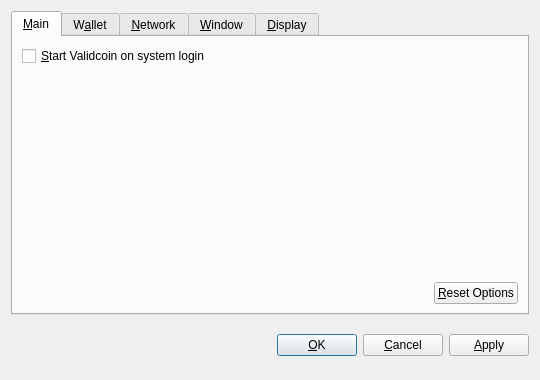
<?xml version="1.0" encoding="UTF-8"?>
<ui version="4.0">
 <class>OptionsDialog</class>
 <widget class="QDialog" name="OptionsDialog">
  <property name="geometry">
   <rect>
    <x>0</x>
    <y>0</y>
    <width>540</width>
    <height>380</height>
   </rect>
  </property>
  <property name="windowTitle">
   <string>Options</string>
  </property>
  <property name="modal">
   <bool>true</bool>
  </property>
  <layout class="QVBoxLayout" name="verticalLayout">
   <item>
    <widget class="QTabWidget" name="tabWidget">
     <property name="tabPosition">
      <enum>QTabWidget::North</enum>
     </property>
     <property name="currentIndex">
      <number>0</number>
     </property>
     <widget class="QWidget" name="tabMain">
      <attribute name="title">
       <string>&amp;Main</string>
      </attribute>
      <layout class="QVBoxLayout" name="verticalLayout_Main">
       <item>
        <widget class="QCheckBox" name="bitcoinAtStartup">
         <property name="toolTip">
          <string>Automatically start Validcoin after logging in to the system.</string>
         </property>
         <property name="text">
          <string>&amp;Start Validcoin on system login</string>
         </property>
        </widget>
       </item>
       <item>
        <spacer name="verticalSpacer_Main">
         <property name="orientation">
          <enum>Qt::Vertical</enum>
         </property>
         <property name="sizeHint" stdset="0">
          <size>
           <width>20</width>
           <height>40</height>
          </size>
         </property>
        </spacer>
       </item>
       <item>
        <layout class="QHBoxLayout" name="horizontalLayout_2_Main">
         <item>
          <spacer name="horizontalSpacer_2_Main">
           <property name="orientation">
            <enum>Qt::Horizontal</enum>
           </property>
           <property name="sizeHint" stdset="0">
            <size>
             <width>40</width>
             <height>20</height>
            </size>
           </property>
          </spacer>
         </item>
         <item>
          <widget class="QPushButton" name="resetButton">
           <property name="toolTip">
            <string>Reset all client options to default.</string>
           </property>
           <property name="text">
            <string>&amp;Reset Options</string>
           </property>
           <property name="autoDefault">
            <bool>false</bool>
           </property>
          </widget>
         </item>
        </layout>
       </item>
      </layout>
     </widget>
     <widget class="QWidget" name="tabWallet">
      <attribute name="title">
       <string>W&amp;allet</string>
      </attribute>
      <layout class="QVBoxLayout" name="verticalLayout_Network">
       <item>
        <widget class="QLabel" name="transactionFeeInfoLabel">
         <property name="text">
          <string>Optional transaction fee per kB that helps make sure your transactions are processed quickly. Most transactions are 1 kB.</string>
         </property>
         <property name="textFormat">
          <enum>Qt::PlainText</enum>
         </property>
         <property name="wordWrap">
          <bool>true</bool>
         </property>
        </widget>
       </item>
       <item>
        <layout class="QHBoxLayout" name="horizontalLayout_1_Main">
         <item>
          <widget class="QLabel" name="transactionFeeLabel">
           <property name="text">
            <string>Pay transaction &amp;fee</string>
           </property>
           <property name="textFormat">
            <enum>Qt::PlainText</enum>
           </property>
           <property name="buddy">
            <cstring>transactionFee</cstring>
           </property>
          </widget>
         </item>
         <item>
          <widget class="BitcoinAmountField" name="transactionFee"/>
         </item>
         <item>
          <spacer name="horizontalSpacer_1_Main">
           <property name="orientation">
            <enum>Qt::Horizontal</enum>
           </property>
           <property name="sizeHint" stdset="0">
            <size>
             <width>40</width>
             <height>20</height>
            </size>
           </property>
          </spacer>
         </item>
        </layout>
       </item>
       <item>
        <widget class="QLabel" name="label">
         <property name="text">
          <string>If you disable the spending of unconfirmed change, the change from a transaction cannot be used until that transaction has at least one confirmation. This also affects how your balance is computed.</string>
         </property>
         <property name="wordWrap">
          <bool>true</bool>
         </property>
        </widget>
       </item>
       <item>
        <widget class="QCheckBox" name="spendZeroConfChange">
         <property name="text">
          <string>Spend unconfirmed change  (experts only)</string>
         </property>
        </widget>
       </item>
       <item>
        <spacer name="verticalSpacer">
         <property name="orientation">
          <enum>Qt::Vertical</enum>
         </property>
         <property name="sizeHint" stdset="0">
          <size>
           <width>20</width>
           <height>40</height>
          </size>
         </property>
        </spacer>
       </item>
      </layout>
     </widget>
     <widget class="QWidget" name="tabNetwork">
      <attribute name="title">
       <string>&amp;Network</string>
      </attribute>
      <layout class="QVBoxLayout" name="verticalLayout_Network">
       <item>
        <widget class="QCheckBox" name="mapPortUpnp">
         <property name="toolTip">
          <string>Automatically open the Validcoin client port on the router. This only works when your router supports UPnP and it is enabled.</string>
         </property>
         <property name="text">
          <string>Map port using &amp;UPnP</string>
         </property>
        </widget>
       </item>
       <item>
        <widget class="QCheckBox" name="connectSocks">
         <property name="toolTip">
          <string>Connect to the Validcoin network through a SOCKS proxy (e.g. when connecting through Tor).</string>
         </property>
         <property name="text">
          <string>&amp;Connect through SOCKS proxy:</string>
         </property>
        </widget>
       </item>
       <item>
        <layout class="QHBoxLayout" name="horizontalLayout_Network">
         <item>
          <widget class="QLabel" name="proxyIpLabel">
           <property name="text">
            <string>Proxy &amp;IP:</string>
           </property>
           <property name="textFormat">
            <enum>Qt::PlainText</enum>
           </property>
           <property name="buddy">
            <cstring>proxyIp</cstring>
           </property>
          </widget>
         </item>
         <item>
          <widget class="QValidatedLineEdit" name="proxyIp">
           <property name="maximumSize">
            <size>
             <width>140</width>
             <height>16777215</height>
            </size>
           </property>
           <property name="toolTip">
            <string>IP address of the proxy (e.g. 127.0.0.1)</string>
           </property>
          </widget>
         </item>
         <item>
          <widget class="QLabel" name="proxyPortLabel">
           <property name="text">
            <string>&amp;Port:</string>
           </property>
           <property name="textFormat">
            <enum>Qt::PlainText</enum>
           </property>
           <property name="buddy">
            <cstring>proxyPort</cstring>
           </property>
          </widget>
         </item>
         <item>
          <widget class="QLineEdit" name="proxyPort">
           <property name="maximumSize">
            <size>
             <width>55</width>
             <height>16777215</height>
            </size>
           </property>
           <property name="toolTip">
            <string>Port of the proxy (e.g. 9050)</string>
           </property>
          </widget>
         </item>
         <item>
          <widget class="QLabel" name="socksVersionLabel">
           <property name="text">
            <string>SOCKS &amp;Version:</string>
           </property>
           <property name="textFormat">
            <enum>Qt::PlainText</enum>
           </property>
           <property name="buddy">
            <cstring>socksVersion</cstring>
           </property>
          </widget>
         </item>
         <item>
          <widget class="QValueComboBox" name="socksVersion">
           <property name="toolTip">
            <string>SOCKS version of the proxy (e.g. 5)</string>
           </property>
          </widget>
         </item>
         <item>
          <spacer name="horizontalSpacer_Network">
           <property name="orientation">
            <enum>Qt::Horizontal</enum>
           </property>
           <property name="sizeHint" stdset="0">
            <size>
             <width>40</width>
             <height>20</height>
            </size>
           </property>
          </spacer>
         </item>
        </layout>
       </item>
       <item>
        <spacer name="verticalSpacer_Network">
         <property name="orientation">
          <enum>Qt::Vertical</enum>
         </property>
         <property name="sizeHint" stdset="0">
          <size>
           <width>20</width>
           <height>40</height>
          </size>
         </property>
        </spacer>
       </item>
      </layout>
     </widget>
     <widget class="QWidget" name="tabWindow">
      <attribute name="title">
       <string>&amp;Window</string>
      </attribute>
      <layout class="QVBoxLayout" name="verticalLayout_Window">
       <item>
        <widget class="QCheckBox" name="minimizeToTray">
         <property name="toolTip">
          <string>Show only a tray icon after minimizing the window.</string>
         </property>
         <property name="text">
          <string>&amp;Minimize to the tray instead of the taskbar</string>
         </property>
        </widget>
       </item>
       <item>
        <widget class="QCheckBox" name="minimizeOnClose">
         <property name="toolTip">
          <string>Minimize instead of exit the application when the window is closed. When this option is enabled, the application will be closed only after selecting Quit in the menu.</string>
         </property>
         <property name="text">
          <string>M&amp;inimize on close</string>
         </property>
        </widget>
       </item>
       <item>
        <spacer name="verticalSpacer_Window">
         <property name="orientation">
          <enum>Qt::Vertical</enum>
         </property>
         <property name="sizeHint" stdset="0">
          <size>
           <width>20</width>
           <height>40</height>
          </size>
         </property>
        </spacer>
       </item>
      </layout>
     </widget>
     <widget class="QWidget" name="tabDisplay">
      <attribute name="title">
       <string>&amp;Display</string>
      </attribute>
      <layout class="QVBoxLayout" name="verticalLayout_Display">
       <item>
        <layout class="QHBoxLayout" name="horizontalLayout_1_Display">
         <item>
          <widget class="QLabel" name="langLabel">
           <property name="text">
            <string>User Interface &amp;language:</string>
           </property>
           <property name="textFormat">
            <enum>Qt::PlainText</enum>
           </property>
           <property name="buddy">
            <cstring>lang</cstring>
           </property>
          </widget>
         </item>
         <item>
          <widget class="QValueComboBox" name="lang">
           <property name="toolTip">
            <string>The user interface language can be set here. This setting will take effect after restarting Validcoin.</string>
           </property>
          </widget>
         </item>
        </layout>
       </item>
       <item>
        <layout class="QHBoxLayout" name="horizontalLayout_2_Display">
         <item>
          <widget class="QLabel" name="unitLabel">
           <property name="text">
            <string>&amp;Unit to show amounts in:</string>
           </property>
           <property name="textFormat">
            <enum>Qt::PlainText</enum>
           </property>
           <property name="buddy">
            <cstring>unit</cstring>
           </property>
          </widget>
         </item>
         <item>
          <widget class="QValueComboBox" name="unit">
           <property name="toolTip">
            <string>Choose the default subdivision unit to show in the interface and when sending coins.</string>
           </property>
          </widget>
         </item>
        </layout>
       </item>
       <item>
        <widget class="QCheckBox" name="displayAddresses">
         <property name="toolTip">
          <string>Whether to show Validcoin addresses in the transaction list or not.</string>
         </property>
         <property name="text">
          <string>&amp;Display addresses in transaction list</string>
         </property>
        </widget>
       </item>
       <item>
        <widget class="QCheckBox" name="coinControlFeatures">
         <property name="toolTip">
          <string>Whether to show coin control features or not.</string>
         </property>
         <property name="text">
          <string>Display coin &amp;control features (experts only!)</string>
         </property>
        </widget>
       </item>
       <item>
        <spacer name="verticalSpacer_Display">
         <property name="orientation">
          <enum>Qt::Vertical</enum>
         </property>
         <property name="sizeHint" stdset="0">
          <size>
           <width>20</width>
           <height>40</height>
          </size>
         </property>
        </spacer>
       </item>
      </layout>
     </widget>
    </widget>
   </item>
   <item>
    <layout class="QHBoxLayout" name="horizontalLayout_Buttons">
     <item>
      <spacer name="horizontalSpacer_1">
       <property name="orientation">
        <enum>Qt::Horizontal</enum>
       </property>
       <property name="sizeHint" stdset="0">
        <size>
         <width>40</width>
         <height>48</height>
        </size>
       </property>
      </spacer>
     </item>
     <item>
      <widget class="QLabel" name="statusLabel">
       <property name="font">
        <font>
         <weight>75</weight>
         <bold>true</bold>
        </font>
       </property>
       <property name="text">
        <string/>
       </property>
       <property name="textFormat">
        <enum>Qt::PlainText</enum>
       </property>
       <property name="wordWrap">
        <bool>true</bool>
       </property>
      </widget>
     </item>
     <item>
      <spacer name="horizontalSpacer_2">
       <property name="orientation">
        <enum>Qt::Horizontal</enum>
       </property>
       <property name="sizeHint" stdset="0">
        <size>
         <width>40</width>
         <height>48</height>
        </size>
       </property>
      </spacer>
     </item>
     <item>
      <widget class="QPushButton" name="okButton">
       <property name="text">
        <string>&amp;OK</string>
       </property>
      </widget>
     </item>
     <item>
      <widget class="QPushButton" name="cancelButton">
       <property name="text">
        <string>&amp;Cancel</string>
       </property>
       <property name="autoDefault">
        <bool>false</bool>
       </property>
      </widget>
     </item>
     <item>
      <widget class="QPushButton" name="applyButton">
       <property name="text">
        <string>&amp;Apply</string>
       </property>
       <property name="autoDefault">
        <bool>false</bool>
       </property>
      </widget>
     </item>
    </layout>
   </item>
  </layout>
 </widget>
 <customwidgets>
  <customwidget>
   <class>BitcoinAmountField</class>
   <extends>QSpinBox</extends>
   <header>bitcoinamountfield.h</header>
  </customwidget>
  <customwidget>
   <class>QValueComboBox</class>
   <extends>QComboBox</extends>
   <header>qvaluecombobox.h</header>
  </customwidget>
  <customwidget>
   <class>QValidatedLineEdit</class>
   <extends>QLineEdit</extends>
   <header>qvalidatedlineedit.h</header>
  </customwidget>
 </customwidgets>
 <resources/>
 <connections/>
</ui>
